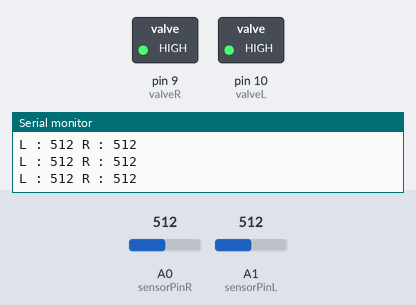
A sketch run on a simulated Arduino Uno, built with avr-gcc and run on an emulated ATmega328P. Shown: switched loads named in the sketch (green lamp = pin HIGH), the last lines printed to the serial monitor. The test bench sets the inputs (shaded band); at power-on: A0 (sensorPinR) = 512, A1 (sensorPinL) = 512.

Above: at 1.2 s.
1.3 s: A0 (sensorPinR) set to 490
At 1.9 s:
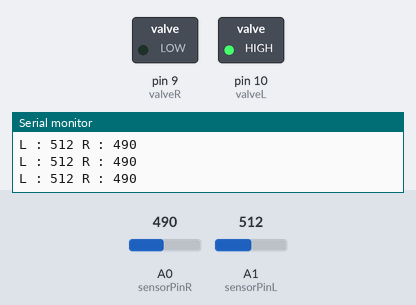
3.7 s: A1 (sensorPinL) set to 490
At 4.2 s:
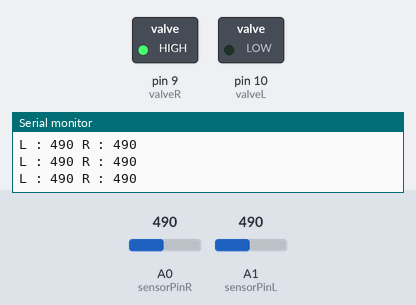
Timing chart, 0 to 6.7 s (numbered marks = the images above; inputs shaded):
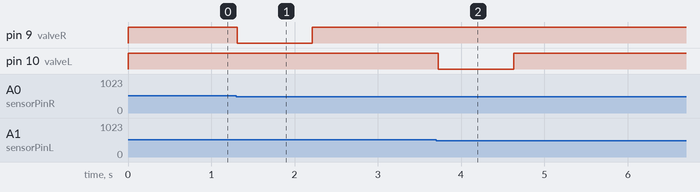

Measured:
- after the input at 1.3 s, pin 9 (valveR): HIGH → LOW at once, → HIGH 0.91 s later
- after the input at 3.7 s, pin 10 (valveL): HIGH → LOW at once, → HIGH 0.91 s later

The sketch:

UPS-PD_ArdunoVo1.ino
```cpp
const int sensorPinL = A1;  // 圧力センサーのアナログ入力ピン
const int sensorPinR = A0;  // 圧力センサーのアナログ入力ピン
const int valveL = 10;       // バルブのデジタル出力ピン
const int valveR = 9;       // バルブのデジタル出力ピン
int sensorValueL = 0;       // センサーの値を格納する変数
int sensorValueR = 0;       // センサーの値を格納する変数
unsigned long lastcloseTimeL = 0;  // 左バルブが最後に開いた時間
unsigned long lastcloseTimeR = 0;  // 右バルブが最後に開いた時間
const unsigned long opentime = 1000; // 2000msの開閉制限

void setup() {
    pinMode(valveL, OUTPUT);
    pinMode(valveR, OUTPUT);
    Serial.begin(9600);
}

void loop() {
    sensorValueL = analogRead(sensorPinL);  // 左センサーの値を読み取る
    sensorValueR = analogRead(sensorPinR);  // 右センサーの値を読み取る
    Serial.println("L : " + String(sensorValueL) + " R : " + String(sensorValueR)); // シリアルモニタに出力


    // 左バルブの制御
    if (sensorValueL <= 500) {
      if(millis() - lastcloseTimeL <= opentime){
        digitalWrite(valveL, 0);
      }
      else{
        digitalWrite(valveL, 1);
      }

    }
    else {
        digitalWrite(valveL, 1);
        lastcloseTimeL = millis();  // 開いた時間を記録
    }

    // 右バルブの制御
    if (sensorValueR <= 500) {
      if(millis() - lastcloseTimeR <= opentime){
        digitalWrite(valveR, 0);
      }
      else{
        digitalWrite(valveR, 1);
      }

    }
    else {
        digitalWrite(valveR, 1);
        lastcloseTimeR = millis();  // 開いた時間を記録
    }

    delay(100);
}
```
